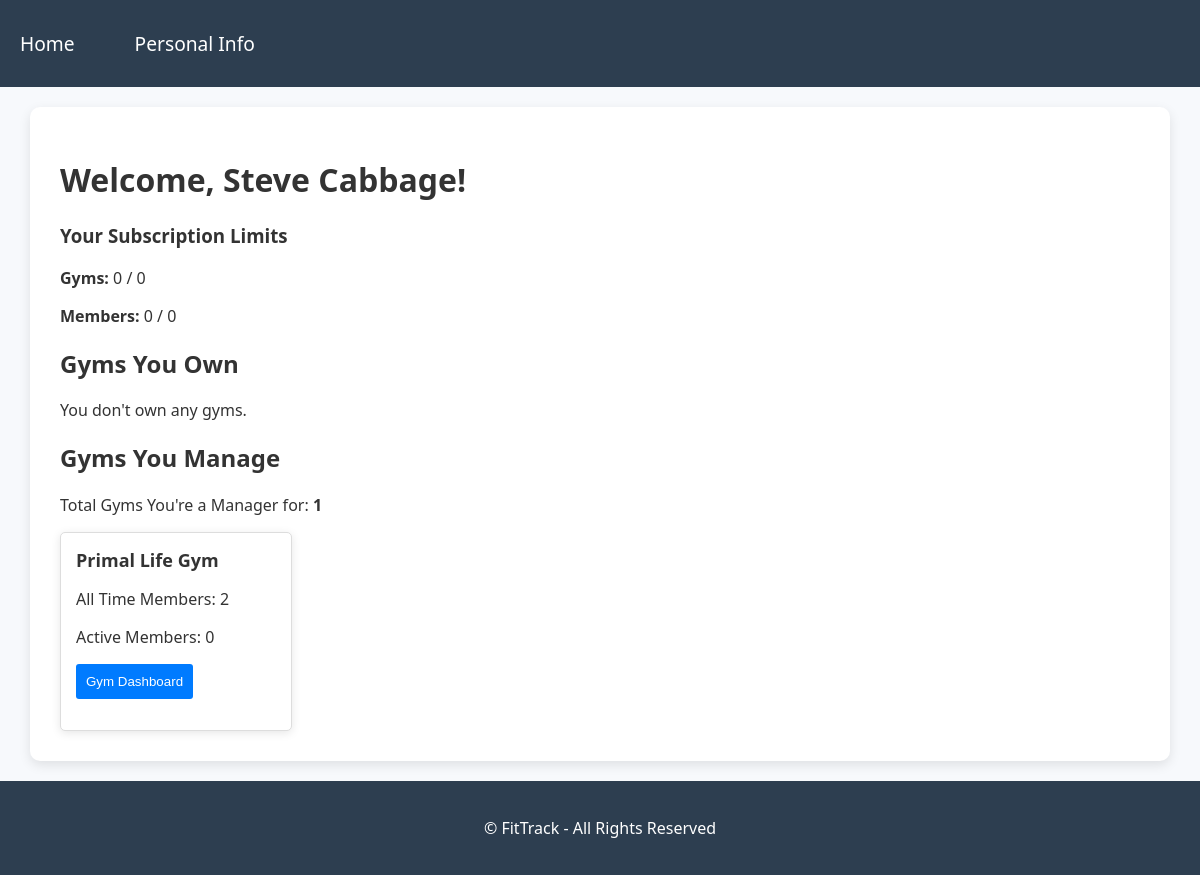
/gym-owner-dashboard/ (signed in), run on an earlier commit of the app's database.
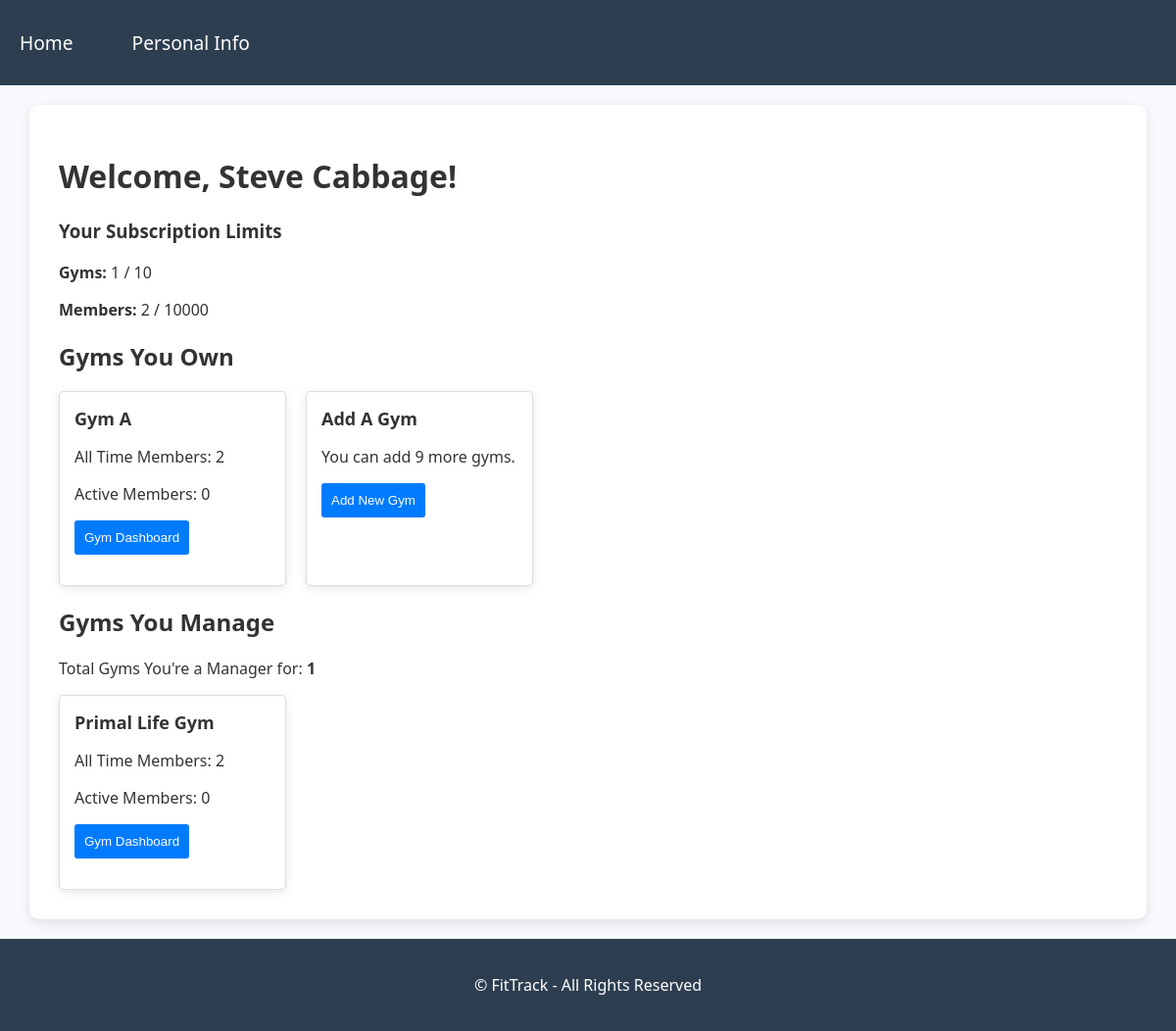
And on a later commit of the database.
### core/models.py (models this page shows, shortened)
class Gym(models.Model):
    gym_id = models.AutoField(primary_key=True)
    name = models.CharField(max_length=255)
    slug = models.SlugField(unique=True, blank=True)
    address = models.TextField(blank=True, null=True)
    contact_number = models.CharField(max_length=15, null=True)
    email = models.EmailField(max_length=255, blank=True, null=True)
    email_domain = models.EmailField(blank=True, null=True) # Custom Email Domain to be added
    owners = models.ManyToManyField(GymOwner, related_name='gyms')

### core/views.py (the view)
# urls.py: path('gym-owner-dashboard/', views.gym_owner_dashboard, name='gym_owner_dashboard'),
@login_required
def gym_owner_dashboard(request):
    user = request.user
    try:
        gym_owner = GymOwner.objects.get(user=user)
        primary_gyms = GymOwnership.objects.filter(owner=gym_owner, role='primary').select_related('gym')
        managed_gyms = GymOwnership.objects.filter(owner=gym_owner, role='manager').select_related('gym')
        primary_gym_data = []
        for ownership in primary_gyms:
            gym = ownership.gym
            primary_gym_data.append({
                'gym_name': gym.name,
                'member_count': gym.members.count(),
                'active_members': gym.members.filter(active=True).count(),
                'gym_slug': gym.slug,
            })
        managed_gym_data = []
        for ownership in managed_gyms:
            gym = ownership.gym
            managed_gym_data.append({
                'gym_name': gym.name,
                'member_count': gym.members.count(),
                'active_members': gym.members.filter(active=True).count(),
                'gym_slug': gym.slug,
            })
        gym_limit = gym_owner.get_usage_and_limit("gyms")
        member_limit = gym_owner.get_usage_and_limit("members")
        gyms_to_add = gym_limit['max_limit'] - gym_limit['current_usage']
        context = {
            'role': 'Gym Owner',
            'gym_owner_name': gym_owner.user.get_full_name(),
            'primary_gyms': primary_gym_data,
            'managed_gyms': managed_gym_data,
            'gym_limit': gym_limit,
            'member_limit': member_limit,
            'gyms_to_add': gyms_to_add,
        }
        return render(request, 'gym_owner_dashboard.html', context)
    except GymOwner.DoesNotExist:
        messages.error(request, "No gym owner profile found.")
        return redirect('login')

### core/models.py (called while the page is built)
    def get_usage_and_limit(self, resource: str) -> dict:
        if not self.subscription_tier:
            return {'current_usage': 0, 'max_limit': 0}  # No subscription means no access
        limits = {
            'gyms': self.subscription_tier.max_gyms,
            'members': self.subscription_tier.max_members,
        }
        usage = {
            'gyms': self.gyms.filter(ownerships__role='primary').count(),  # Count only primary gyms
            'members': sum(gym.members.count() for gym in self.gyms.filter(ownerships__role='primary')),  # Count members in primary gyms only
        }
        return {
            'current_usage': usage.get(resource, 0),
            'max_limit': limits.get(resource, 0)
        }

### core/templates/gym_owner_dashboard.html (shortened to what this page needs)
{% extends 'gym_owner_base.html' %}
{% block content %}
<h1>Welcome, {{ gym_owner_name }}!</h1>
<h3>Your Subscription Limits</h3>
<p><strong>Gyms:</strong> {{ gym_limit.current_usage }} / {{ gym_limit.max_limit }}</p>
<p><strong>Members:</strong> {{ member_limit.current_usage }} / {{ member_limit.max_limit }}</p>
<h2>Gyms You Own</h2>
{% if gym_limit.current_usage == 0 %}
    <p>You don't own any gyms.</p>
{% else %}
    <div class="gym-card-container">
        {% for gym in primary_gyms %}
        <div class="gym-card">
            <strong>{{ gym.gym_name }}</strong>
            <ul>
                <li>
                    <p>All Time Members: {{ gym.member_count }}</p>
                </li>
                <li>
                    <p>Active Members: {{ gym.active_members }}</p>
                </li>
                <li>
                    <a href="{% url 'gym_dashboard' slug=gym.gym_slug %}">
                        <button type="button">Gym Dashboard</button>
                    </a>
                </li>
            </ul>
        </div>
        {% endfor %}
        {% if  gym_limit.current_usage != gym_limit.max_limit %}
        <div class="gym-card">
            <strong>Add A Gym</strong>
            <p>You can add {{ gyms_to_add }} more gyms.</p>
            <button>Add New Gym</button>
        </div>
        {% endif %}
    </div>
{% endif %}
<h2>Gyms You Manage</h2>
<p>Total Gyms You're a Manager for: <strong>{{ managed_gyms|length }}</strong></p>
<div class="gym-card-container">
    {% for gym in managed_gyms %}
    <div class="gym-card">
        <strong>{{ gym.gym_name }}</strong>
        <ul>
            <li>
                <p>All Time Members: {{ gym.member_count }}</p>
            </li>
            <li>
                <p>Active Members: {{ gym.active_members }}</p>
            </li>
            <li>
                <a href="{% url 'gym_dashboard' slug=gym.gym_slug %}">
                    <button type="button">Gym Dashboard</button>
                </a>
            </li>
        </ul>
    </div>
    {% endfor %}
</div>
{% endblock %}

### core/templates/gym_owner_base.html (shortened to what this page needs)
<!DOCTYPE html>
<html lang="en">
<head>
</head>
<body>
    <header>
        <div class="navbar">
            <a href="{% url 'gym_owner_dashboard' %}">Home</a>
            <a href="{% url 'gym_owner_update_view' %}">Personal Info</a>
        </div>
    </header>
    <div class="container">
        {% block content %}{% endblock %}
    </div>
    <footer>
        <p>&copy; FitTrack - All Rights Reserved</p>
    </footer>
</body>
</html>

### core/templates/gym_owner_base.html (style rules this page uses)
body { font-family: 'Segoe UI', Tahoma, Geneva, Verdana, sans-serif; background-color: #f7f9fc; min-height: 100vh; color: #333; margin: 0; padding: 0; }
header { background-color: #2d3e50; color: white; padding: 20px 0; }
header .navbar { display: flex; justify-content: left; align-items: center; gap: 20px; }
header .navbar a { color: white; text-decoration: none; font-size: 1.2em; padding: 10px 20px; border-radius: 5px; transition: background-color 0.3s ease; }
.container { width: 90%; max-width: 1200px; margin: 20px auto; padding: 30px; background-color: white; border-radius: 10px; box-shadow: 0 4px 12px rgba(0, 0, 0, 0.1); }
footer { background-color: #2d3e50; position: relative; color: white; padding: 20px 0; text-align: center; font-size: 1em; }
.gym-card-container { display: flex; flex-wrap: wrap; gap: 20px; }
.gym-card { border: 1px solid #ddd; padding: 15px; width: 200px; box-shadow: 0 2px 10px rgba(0, 0, 0, 0.1); border-radius: 5px; background-color: #fff; }
.gym-card strong { display: block; font-size: 18px; margin-bottom: 10px; }
.gym-card ul { list-style-type: none; padding: 0; }
.gym-card li { margin-bottom: 10px; }
.gym-card button { background-color: #007BFF; color: white; padding: 10px; border: none; border-radius: 3px; cursor: pointer; }

What changed in the data, as far as the page shows it:
now on this page (row edited): Gym: gym_name "Gym A"
Also different on the page:
{{ gym_limit.current_usage }}: "0" → "1"
{{ gym_limit.max_limit }}: "0" → "10"
{{ member_limit.current_usage }}: "0" → "2"
{{ member_limit.max_limit }}: "0" → "10000"
{{ gyms_to_add }}: (not shown) → "9"
new list line: "All Time Members: 2 Active Members: 0 Gym Dashboard"
text no longer shown: "You don't own any gyms."
text now shown: "Add A Gym You can add more gyms. Add New Gym"
